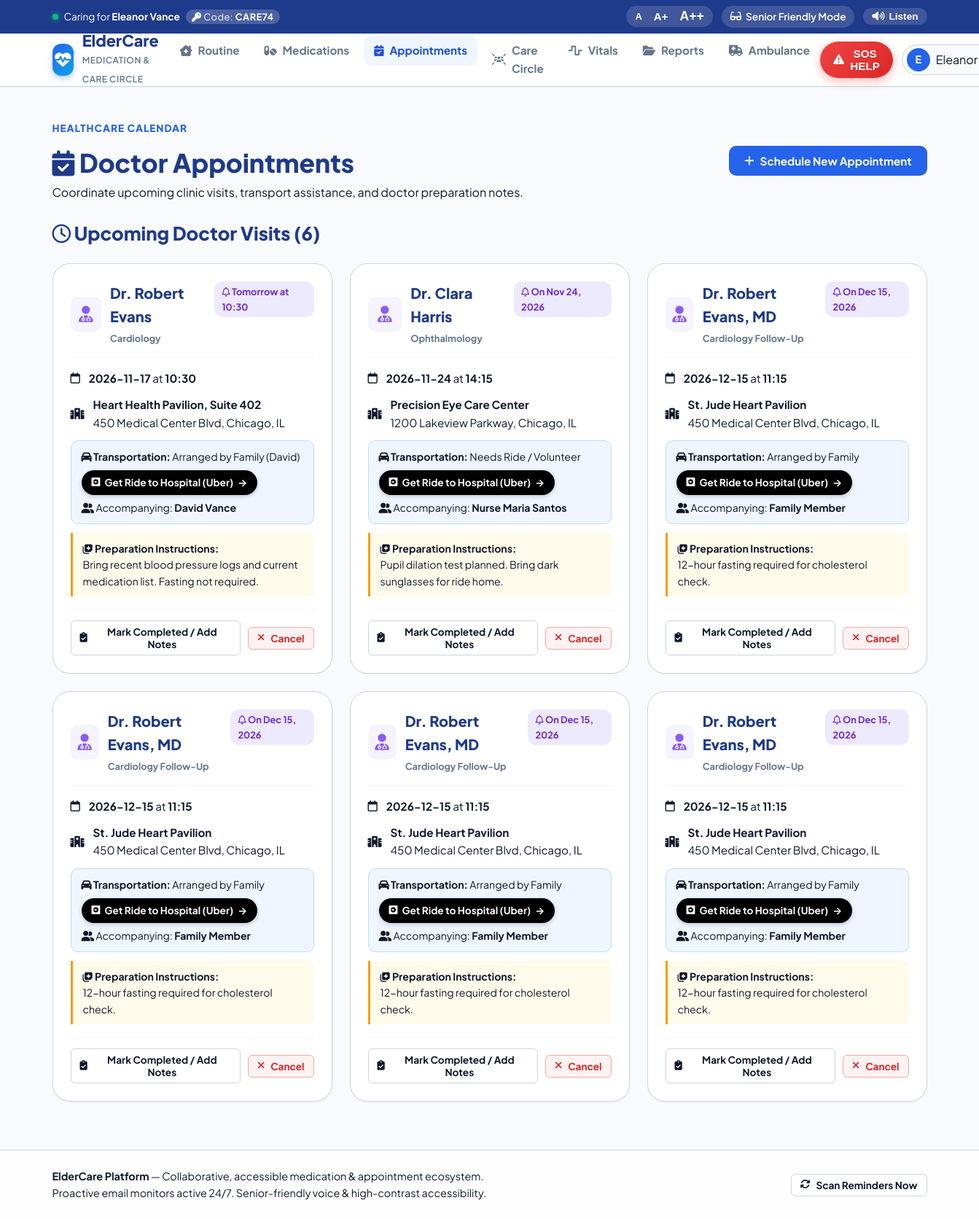
The app's page /appointments (signed in) with its own data.
### modules/models.py (models this page shows, shortened)
class ElderlyProfile(db.Model):
    __tablename__ = 'elderly_profiles'
    id = db.Column(db.Integer, primary_key=True)
    user_id = db.Column(db.Integer, db.ForeignKey('users.id'), nullable=True)
    full_name = db.Column(db.String(100), nullable=False)
    date_of_birth = db.Column(db.String(20), nullable=True)
    age = db.Column(db.Integer, nullable=True)
    blood_group = db.Column(db.String(10), nullable=True, default='Unknown')
    allergies = db.Column(db.Text, nullable=True, default='None reported')
    chronic_conditions = db.Column(db.Text, nullable=True, default='Hypertension')
    address = db.Column(db.String(250), nullable=True, default='742 Evergreen Terrace, Chicago, IL')
    emergency_contact_name = db.Column(db.String(100), nullable=True)
    emergency_contact_phone = db.Column(db.String(30), nullable=True)
    emergency_contact_email = db.Column(db.String(120), nullable=True)
    primary_physician = db.Column(db.String(100), nullable=True, default='Dr. Robert Evans (Cardiology)')
    physician_phone = db.Column(db.String(30), nullable=True, default='+1 (555) 789-0123')
    family_passcode = db.Column(db.String(10), unique=True, default=generate_family_passcode)
    senior_pin = db.Column(db.String(6), default="1234") # Quick 4-digit PIN for elderly self-access
    notes = db.Column(db.Text, nullable=True)
    last_app_opened = db.Column(db.DateTime, default=utc_now)
    created_at = db.Column(db.DateTime, default=utc_now)
    medications = db.relationship('Medication', backref='profile', cascade='all, delete-orphan', lazy=True)
    appointments = db.relationship('Appointment', backref='profile', cascade='all, delete-orphan', lazy=True)
    vitals = db.relationship('HealthVitalLog', backref='profile', cascade='all, delete-orphan', lazy=True)
    care_circle = db.relationship('CareCircleMember', backref='profile', cascade='all, delete-orphan', lazy=True)
    notes_list = db.relationship('CaregiverNote', backref='profile', cascade='all, delete-orphan', lazy=True)
    notifications = db.relationship('NotificationLog', backref='profile', cascade='all, delete-orphan', lazy=True)
    medical_reports = db.relationship('MedicalReport', backref='profile', cascade='all, delete-orphan', lazy=True)
    ambulance_requests = db.relationship('AmbulanceRequest', backref='profile', cascade='all, delete-orphan', lazy=True)
    delivery_orders = db.relationship('MedicineDeliveryOrder', backref='profile', cascade='all, delete-orphan', lazy=True)
    doctor_calls = db.relationship('DoctorCallRequest', backref='profile', cascade='all, delete-orphan', lazy=True)

class User(db.Model):
    __tablename__ = 'users'
    id = db.Column(db.Integer, primary_key=True)
    name = db.Column(db.String(100), nullable=False)
    email = db.Column(db.String(120), unique=True, nullable=False)
    password_hash = db.Column(db.String(256), nullable=False)
    role = db.Column(db.String(20), default='elderly') # 'elderly', 'caregiver', 'family', 'doctor', 'admin'
    phone = db.Column(db.String(30), nullable=True)
    specialty = db.Column(db.String(100), nullable=True) # For doctors
    hospital_affiliation = db.Column(db.String(150), nullable=True)
    license_no = db.Column(db.String(50), nullable=True)
    created_at = db.Column(db.DateTime, default=utc_now)
    elderly_profiles_created = db.relationship('ElderlyProfile', backref='creator', lazy=True, foreign_keys='ElderlyProfile.user_id')
    circle_memberships = db.relationship('CareCircleMember', backref='user', lazy=True)
    caregiver_notes = db.relationship('CaregiverNote', backref='author', lazy=True)
    authored_reports = db.relationship('MedicalReport', backref='doctor', lazy=True)

class Appointment(db.Model):
    __tablename__ = 'appointments'
    id = db.Column(db.Integer, primary_key=True)
    profile_id = db.Column(db.Integer, db.ForeignKey('elderly_profiles.id'), nullable=False)
    doctor_name = db.Column(db.String(100), nullable=False)
    specialty = db.Column(db.String(100), default='General Physician')
    clinic_name = db.Column(db.String(120), nullable=True)
    location_address = db.Column(db.String(200), nullable=True)
    appointment_date = db.Column(db.String(10), nullable=False) # YYYY-MM-DD
    appointment_time = db.Column(db.String(10), nullable=False) # HH:MM
    transport_needed = db.Column(db.Boolean, default=False)
    transport_status = db.Column(db.String(50), default='Not Needed')
    accompanying_person = db.Column(db.String(100), nullable=True)
    preparation_notes = db.Column(db.Text, nullable=True)
    status = db.Column(db.String(20), default='Scheduled')
    doctor_summary_notes = db.Column(db.Text, nullable=True)
    reminder_sent_24h = db.Column(db.Boolean, default=False)
    reminder_sent_2h = db.Column(db.Boolean, default=False)
    created_at = db.Column(db.DateTime, default=utc_now)

### app.py (the view, shortened to what this page needs)
@app.route('/appointments', methods=['GET', 'POST'])
def appointments():
    profile = get_current_profile_or_redirect()
    if not profile:
        flash("Please log in to view appointments.", "warning")
        return redirect(url_for('login'))
    upcoming = get_upcoming_appointments(profile.id)
    past = get_past_appointments(profile.id)
    for a in upcoming:
        a.relative_time = format_relative_appointment_time(a.appointment_date, a.appointment_time)
        destination_query = a.location_address or a.clinic_name or "Hospital"
        a.uber_ride_url = f"https://www.uber.com/in/en/"
    return render_template(
        'appointments.html',
        profile=profile,
        upcoming=upcoming,
        past=past
    )

### templates/appointments.html (shortened to what this page needs)
{% extends "base.html" %}
{% block content %}
<div class="container page-container">
  <div class="page-header-row">
    <div>
      <span class="subheading">Healthcare Calendar</span>
      <h1 class="page-title"><i class="fa-solid fa-calendar-check text-purple"></i> Doctor Appointments</h1>
      <p class="text-muted">Coordinate upcoming clinic visits, transport assistance, and doctor preparation notes.</p>
    </div>
    <div class="header-actions">
      <button type="button" class="btn btn-primary" onclick="openAddApptModal()">
        <i class="fa-solid fa-plus"></i> Schedule New Appointment
      </button>
    </div>
  </div>
  <div class="section-title-bar">
    <h2><i class="fa-regular fa-clock"></i> Upcoming Doctor Visits ({{ upcoming|length }})</h2>
  </div>
  {% if upcoming %}
    <div class="appointments-grid">
      {% for appt in upcoming %}
      <div class="appointment-card animate-fade-in">
        <div class="appt-card-header">
          <div class="appt-doctor-info">
            <span class="doctor-avatar"><i class="fa-solid fa-user-doctor"></i></span>
            <div>
              <h3 class="doctor-name">Dr. {{ appt.doctor_name }}</h3>
              <span class="badge-specialty">{{ appt.specialty }}</span>
            </div>
          </div>
          <div class="appt-countdown-badge">
            <i class="fa-regular fa-bell"></i> {{ appt.relative_time }}
          </div>
        </div>
        <div class="appt-card-body">
          <div class="appt-info-item">
            <i class="fa-regular fa-calendar text-muted"></i>
            <div>
              <strong>{{ appt.appointment_date }}</strong> at <strong>{{ appt.appointment_time }}</strong>
            </div>
          </div>
          <div class="appt-info-item">
            <i class="fa-solid fa-hospital text-muted"></i>
            <div>
              <strong>{{ appt.clinic_name or 'Clinic / Hospital' }}</strong>
              <div class="text-muted text-sm">{{ appt.location_address or 'See doctor details' }}</div>
            </div>
          </div>
          <div class="transport-box">
            <div class="transport-header" style="display:flex; justify-content:space-between; align-items:center; flex-wrap:wrap; gap:8px;">
              <span><i class="fa-solid fa-car"></i> <strong>Transportation:</strong> {{ appt.transport_status }}</span>
              <a href="https://www.uber.com/in/en/" target="_blank" class="btn-uber-ride" onclick="alert('Redirecting to Uber to arrange your ride to ' + '{{ appt.clinic_name or appt.location_address }}' + '!')">
                <i class="fa-brands fa-uber"></i> <strong>Get Ride to Hospital (Uber)</strong> &rarr;
              </a>
            </div>
            {% if appt.accompanying_person %}
            <div class="accompanying-text" style="margin-top: 6px;">
              <i class="fa-solid fa-user-group"></i> Accompanying: <strong>{{ appt.accompanying_person }}</strong>
            </div>
            {% endif %}
          </div>
          {% if appt.preparation_notes %}
          <div class="prep-notes-box">
            <i class="fa-solid fa-notes-medical"></i> <strong>Preparation Instructions:</strong>
            <p>{{ appt.preparation_notes }}</p>
          </div>
          {% endif %}
        </div>
        <div class="appt-card-footer">
          <button type="button" class="btn btn-sm-outline" onclick="openCompleteApptModal({{ appt.id }}, 'Dr. {{ appt.doctor_name }}')">
            <i class="fa-solid fa-clipboard-check"></i> Mark Completed / Add Notes
          </button>
          <form action="{{ url_for('delete_appointment', appt_id=appt.id) }}" method="POST" onsubmit="return confirm('Cancel this appointment?');" style="display:inline;">
            <button type="submit" class="btn btn-sm-danger">
              <i class="fa-solid fa-xmark"></i> Cancel
            </button>
          </form>
        </div>
      </div>
      {% endfor %}
    </div>
  {% endif %}
</div>
{% endblock %}

### templates/base.html (shortened to what this page needs)
<!DOCTYPE html>
<html lang="en">
<head>
  <link rel="stylesheet" href="https://cdnjs.cloudflare.com/ajax/libs/font-awesome/6.5.1/css/all.min.css">
  <link rel="stylesheet" href="{{ url_for('static', filename='style.css') }}">
</head>
<body class="{% if senior_mode %}senior-mode{% endif %} font-size-normal" id="appBody">
  <header class="top-announcement-bar">
    <div class="container top-bar-content">
      <div class="top-left-status">
        <span class="live-dot" title="Care Circle Online"></span>
        <span class="top-tagline">
          {% if active_profile %}
            Caring for <strong>{{ active_profile.full_name }}</strong>
            <span class="badge-code" title="Share with Family & Caretakers">
              <i class="fa-solid fa-key"></i> Code: <strong>{{ active_profile.family_passcode }}</strong>
            </span>
          {% else %}
            Connected Healthcare Ecosystem for Seniors & Families
          {% endif %}
        </span>
      </div>
      <div class="top-accessibility-controls">
        <div class="font-sizer" title="Adjust Display Size">
          <button type="button" class="btn-text-size" onclick="changeFontSize('normal')" title="Normal Text">A</button>
          <button type="button" class="btn-text-size medium" onclick="changeFontSize('large')" title="Large Text">A+</button>
          <button type="button" class="btn-text-size large" onclick="changeFontSize('xlarge')" title="Extra Large Text">A++</button>
        </div>
        <a href="{{ url_for('toggle_senior_mode') }}" class="btn-mode-toggle" title="Switch User Experience">
          {% if senior_mode %}
            <i class="fa-solid fa-glasses"></i> <span class="hide-mobile">Senior Friendly Mode</span>
          {% else %}
            <i class="fa-solid fa-user-nurse"></i> <span class="hide-mobile">Caregiver Detailed View</span>
          {% endif %}
        </a>
        <button type="button" class="btn-voice-read" id="globalAudioBtn" onclick="speakCurrentPageRoutine()" title="Listen to Today's Routine (Voice Readout)">
          <i class="fa-solid fa-volume-high"></i> <span class="hide-mobile">Listen</span>
        </button>
      </div>
    </div>
  </header>
  <nav class="main-navbar">
    <div class="container nav-content">
      <a href="{{ url_for('dashboard') if active_profile else url_for('index') }}" class="brand-logo">
        <span class="brand-icon"><i class="fa-solid fa-heart-pulse"></i></span>
        <div class="brand-text">
          <span class="brand-name">ElderCare</span>
          <span class="brand-sub">Medication & Care Circle</span>
        </div>
      </a>
      <ul class="nav-links">
        {% if active_profile %}
          <li><a href="{{ url_for('dashboard') }}" class="nav-item {% if request.endpoint == 'dashboard' %}active{% endif %}"><i class="fa-solid fa-house-chimney-medical"></i> <span>Routine</span></a></li>
          <li><a href="{{ url_for('medications') }}" class="nav-item {% if request.endpoint == 'medications' %}active{% endif %}"><i class="fa-solid fa-pills"></i> <span>Medications</span></a></li>
          <li><a href="{{ url_for('appointments') }}" class="nav-item {% if request.endpoint == 'appointments' %}active{% endif %}"><i class="fa-solid fa-calendar-check"></i> <span>Appointments</span></a></li>
          <li><a href="{{ url_for('caregiver') }}" class="nav-item {% if request.endpoint == 'caregiver' %}active{% endif %}"><i class="fa-solid fa-users-rays"></i> <span>Care Circle</span></a></li>
          <li><a href="{{ url_for('vitals') }}" class="nav-item {% if request.endpoint == 'vitals' %}active{% endif %}"><i class="fa-solid fa-wave-square"></i> <span>Vitals</span></a></li>
          <li><a href="{{ url_for('patient_reports') }}" class="nav-item {% if request.endpoint == 'patient_reports' %}active{% endif %}"><i class="fa-solid fa-folder-open"></i> <span>Reports</span></a></li>
          <li><a href="{{ url_for('ambulance_service') }}" class="nav-item "><i class="fa-solid fa-truck-medical text-red"></i> <span>Ambulance</span></a></li>
        {% else %}
          <li><a href="{{ url_for('index') }}" class="nav-item"><i class="fa-solid fa-house"></i> <span>Home</span></a></li>
          <li><a href="{{ url_for('passcode_access') }}" class="nav-item"><i class="fa-solid fa-key"></i> <span>Enter Passcode</span></a></li>
        {% endif %}
      </ul>
      <div class="nav-actions">
        {% if active_profile %}
          <button type="button" class="btn-sos pulse-sos" onclick="openSosModal()" title="Instant Emergency Assistance Request">
            <i class="fa-solid fa-triangle-exclamation"></i> <span>SOS HELP</span>
          </button>
        {% endif %}
        {% if current_user or active_profile %}
          <div class="user-chip">
            <span class="user-avatar">{{ current_user.name[:1] if current_user else active_profile.full_name[:1] }}</span>
            <span class="user-greeting hide-mobile">{{ (current_user.name if current_user else active_profile.full_name).split()[0] }}</span>
          </div>
        {% else %}
          <a href="{{ url_for('login') }}" class="btn-login-outline"><i class="fa-solid fa-right-to-bracket"></i> Sign In</a>
          <a href="{{ url_for('register') }}" class="btn-primary-small"><i class="fa-solid fa-user-plus"></i> Join</a>
        {% endif %}
      </div>
    </div>
  </nav>
  <main class="main-wrapper">
    {% block content %}{% endblock %}
  </main>
  <footer class="app-footer">
    <div class="container footer-content">
      <div class="footer-left">
        <p><strong>ElderCare Platform</strong> — Collaborative, accessible medication & appointment ecosystem.</p>
        <p class="text-muted">Proactive email monitors active 24/7. Senior-friendly voice & high-contrast accessibility.</p>
      </div>
      <div class="footer-right">
        <button class="btn btn-sm-outline" onclick="runProactiveCheckNow()">
          <i class="fa-solid fa-arrows-rotate"></i> Scan Reminders Now
        </button>
      </div>
    </div>
  </footer>
</body>
</html>

### records on screen
ElderlyProfile: full_name "Eleanor Vance", family_passcode "CARE74"
User: name "E", name "Eleanor"
Appointment: doctor_name "Robert Evans", specialty "Cardiology", relative_time "Tomorrow at 10:30", appointment_date "2026-11-17", appointment_time "10:30", clinic_name "Heart Health Pavilion, Suite 402", location_address "450 Medical Center Blvd, Chicago, IL", transport_status "Arranged by Family (David)", accompanying_person "David Vance", preparation_notes "Bring recent blood pressure logs and current medication list. Fasting not required."
Appointment: doctor_name "Clara Harris", specialty "Ophthalmology", relative_time "On Nov 24, 2026", appointment_date "2026-11-24", appointment_time "14:15", clinic_name "Precision Eye Care Center", location_address "1200 Lakeview Parkway, Chicago, IL", transport_status "Needs Ride / Volunteer", accompanying_person "Nurse Maria Santos", preparation_notes "Pupil dilation test planned. Bring dark sunglasses for ride home."
Appointment: doctor_name "Robert Evans, MD", specialty "Cardiology Follow-Up", relative_time "On Dec 15, 2026", appointment_date "2026-12-15", appointment_time "11:15", clinic_name "St. Jude Heart Pavilion", location_address "450 Medical Center Blvd, Chicago, IL", transport_status "Arranged by Family", accompanying_person "Family Member", preparation_notes "12-hour fasting required for cholesterol check."
Appointment: doctor_name "Robert Evans, MD", specialty "Cardiology Follow-Up", relative_time "On Dec 15, 2026", appointment_date "2026-12-15", appointment_time "11:15", clinic_name "St. Jude Heart Pavilion", location_address "450 Medical Center Blvd, Chicago, IL", transport_status "Arranged by Family", accompanying_person "Family Member", preparation_notes "12-hour fasting required for cholesterol check."
Appointment: doctor_name "Robert Evans, MD", specialty "Cardiology Follow-Up", relative_time "On Dec 15, 2026", appointment_date "2026-12-15", appointment_time "11:15", clinic_name "St. Jude Heart Pavilion", location_address "450 Medical Center Blvd, Chicago, IL", transport_status "Arranged by Family", accompanying_person "Family Member", preparation_notes "12-hour fasting required for cholesterol check."
Appointment: doctor_name "Robert Evans, MD", specialty "Cardiology Follow-Up", relative_time "On Dec 15, 2026", appointment_date "2026-12-15", appointment_time "11:15", clinic_name "St. Jude Heart Pavilion", location_address "450 Medical Center Blvd, Chicago, IL", transport_status "Arranged by Family", accompanying_person "Family Member", preparation_notes "12-hour fasting required for cholesterol check."

### other values on screen
{{ upcoming|length }} "6"
